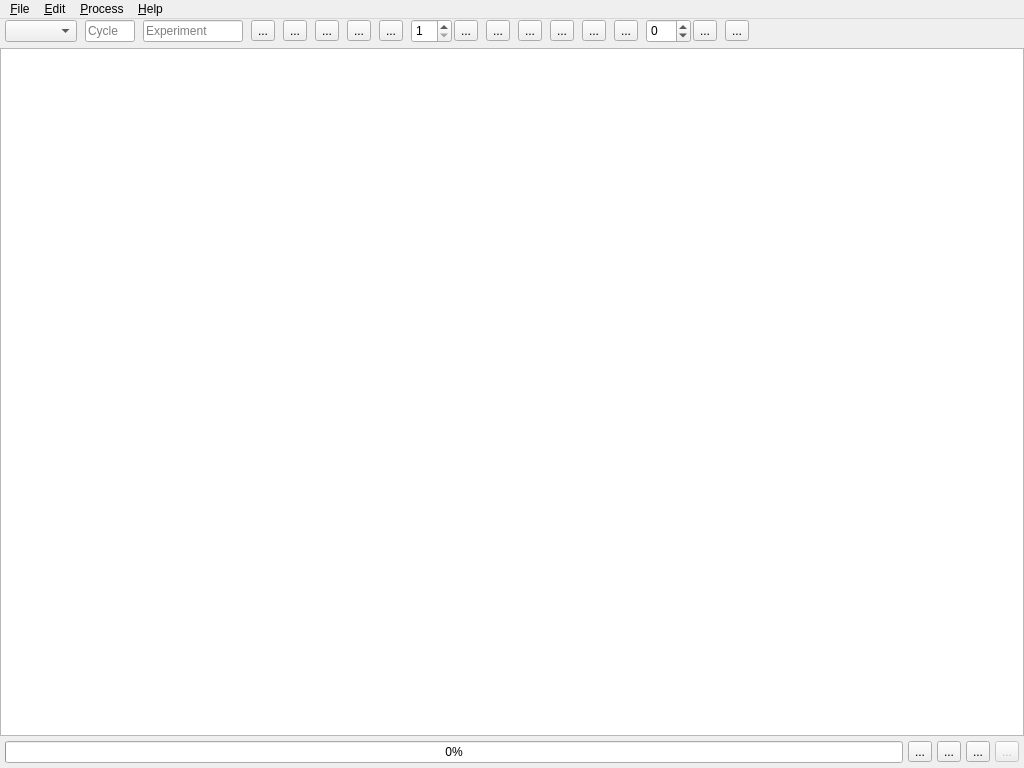
<?xml version="1.0" encoding="UTF-8"?>
<ui version="4.0">
 <class>MainWindow</class>
 <widget class="QMainWindow" name="MainWindow">
  <property name="geometry">
   <rect>
    <x>0</x>
    <y>0</y>
    <width>1024</width>
    <height>768</height>
   </rect>
  </property>
  <property name="minimumSize">
   <size>
    <width>1024</width>
    <height>768</height>
   </size>
  </property>
  <property name="windowTitle">
   <string>DrILL - Data Reduction for ILL[*]</string>
  </property>
  <property name="styleSheet">
   <string notr="true"/>
  </property>
  <widget class="QWidget" name="centralwidget">
   <property name="styleSheet">
    <string notr="true"/>
   </property>
   <layout class="QVBoxLayout" name="verticalLayout" stretch="0,1,0">
    <property name="spacing">
     <number>5</number>
    </property>
    <property name="leftMargin">
     <number>0</number>
    </property>
    <property name="topMargin">
     <number>0</number>
    </property>
    <property name="rightMargin">
     <number>0</number>
    </property>
    <property name="bottomMargin">
     <number>5</number>
    </property>
    <item>
     <layout class="QHBoxLayout" name="toolbar">
      <property name="spacing">
       <number>8</number>
      </property>
      <property name="leftMargin">
       <number>5</number>
      </property>
      <property name="topMargin">
       <number>0</number>
      </property>
      <property name="rightMargin">
       <number>5</number>
      </property>
      <property name="bottomMargin">
       <number>0</number>
      </property>
      <item>
       <widget class="QComboBox" name="modeSelector">
        <property name="toolTip">
         <string>Acquisition mode</string>
        </property>
        <property name="sizeAdjustPolicy">
         <enum>QComboBox::AdjustToContents</enum>
        </property>
       </widget>
      </item>
      <item>
       <widget class="QLineEdit" name="cycleNumber">
        <property name="minimumSize">
         <size>
          <width>0</width>
          <height>0</height>
         </size>
        </property>
        <property name="maximumSize">
         <size>
          <width>50</width>
          <height>16777215</height>
         </size>
        </property>
        <property name="toolTip">
         <string>Cycle number</string>
        </property>
        <property name="placeholderText">
         <string>Cycle</string>
        </property>
       </widget>
      </item>
      <item>
       <widget class="QLineEdit" name="experimentId">
        <property name="maximumSize">
         <size>
          <width>100</width>
          <height>16777215</height>
         </size>
        </property>
        <property name="toolTip">
         <string>Experiment ID</string>
        </property>
        <property name="placeholderText">
         <string>Experiment</string>
        </property>
       </widget>
      </item>
      <item>
       <widget class="QToolButton" name="datadirs">
        <property name="toolTip">
         <string>Manage data directories</string>
        </property>
        <property name="text">
         <string>...</string>
        </property>
       </widget>
      </item>
      <item>
       <widget class="QToolButton" name="settings">
        <property name="toolTip">
         <string>Settings window</string>
        </property>
        <property name="text">
         <string>...</string>
        </property>
       </widget>
      </item>
      <item>
       <widget class="QToolButton" name="export">
        <property name="toolTip">
         <string>Export settings window</string>
        </property>
        <property name="text">
         <string>...</string>
        </property>
       </widget>
      </item>
      <item>
       <widget class="QToolButton" name="load">
        <property name="toolTip">
         <string>Load rundex</string>
        </property>
        <property name="text">
         <string>...</string>
        </property>
       </widget>
      </item>
      <item>
       <widget class="QToolButton" name="save">
        <property name="toolTip">
         <string>Save rundex</string>
        </property>
        <property name="text">
         <string>...</string>
        </property>
       </widget>
      </item>
      <item>
       <layout class="QHBoxLayout" name="horizontalLayout_4">
        <property name="spacing">
         <number>2</number>
        </property>
        <item>
         <widget class="QSpinBox" name="nrows">
          <property name="minimumSize">
           <size>
            <width>0</width>
            <height>24</height>
           </size>
          </property>
          <property name="maximumSize">
           <size>
            <width>16777215</width>
            <height>24</height>
           </size>
          </property>
          <property name="toolTip">
           <string>Number of row</string>
          </property>
          <property name="minimum">
           <number>1</number>
          </property>
         </widget>
        </item>
        <item>
         <widget class="QToolButton" name="addrow">
          <property name="toolTip">
           <string>Add row(s)</string>
          </property>
          <property name="text">
           <string>...</string>
          </property>
         </widget>
        </item>
       </layout>
      </item>
      <item>
       <widget class="QToolButton" name="deleterow">
        <property name="minimumSize">
         <size>
          <width>0</width>
          <height>1</height>
         </size>
        </property>
        <property name="toolTip">
         <string>Delete selected row(s)</string>
        </property>
        <property name="text">
         <string>...</string>
        </property>
       </widget>
      </item>
      <item>
       <widget class="QToolButton" name="cut">
        <property name="toolTip">
         <string>Cut selected cell(s)</string>
        </property>
        <property name="text">
         <string>...</string>
        </property>
       </widget>
      </item>
      <item>
       <widget class="QToolButton" name="copy">
        <property name="minimumSize">
         <size>
          <width>0</width>
          <height>0</height>
         </size>
        </property>
        <property name="toolTip">
         <string>Copy selected cell(s)</string>
        </property>
        <property name="text">
         <string>...</string>
        </property>
       </widget>
      </item>
      <item>
       <widget class="QToolButton" name="paste">
        <property name="minimumSize">
         <size>
          <width>0</width>
          <height>0</height>
         </size>
        </property>
        <property name="toolTip">
         <string>Paste cell(s)</string>
        </property>
        <property name="text">
         <string>...</string>
        </property>
       </widget>
      </item>
      <item>
       <widget class="QToolButton" name="erase">
        <property name="minimumSize">
         <size>
          <width>0</width>
          <height>0</height>
         </size>
        </property>
        <property name="toolTip">
         <string>Erase selected cell(s)</string>
        </property>
        <property name="text">
         <string>...</string>
        </property>
       </widget>
      </item>
      <item>
       <layout class="QHBoxLayout" name="horizontalLayout_3">
        <property name="spacing">
         <number>2</number>
        </property>
        <item>
         <widget class="QSpinBox" name="increment">
          <property name="minimumSize">
           <size>
            <width>0</width>
            <height>24</height>
           </size>
          </property>
          <property name="maximumSize">
           <size>
            <width>16777215</width>
            <height>24</height>
           </size>
          </property>
          <property name="toolTip">
           <string>Increment value</string>
          </property>
          <property name="buttonSymbols">
           <enum>QAbstractSpinBox::UpDownArrows</enum>
          </property>
          <property name="showGroupSeparator" stdset="0">
           <bool>false</bool>
          </property>
          <property name="minimum">
           <number>-99</number>
          </property>
         </widget>
        </item>
        <item>
         <widget class="QToolButton" name="fill">
          <property name="toolTip">
           <string>Fill increment of selected cells</string>
          </property>
          <property name="text">
           <string>...</string>
          </property>
         </widget>
        </item>
       </layout>
      </item>
      <item>
       <widget class="QToolButton" name="help">
        <property name="sizePolicy">
         <sizepolicy hsizetype="Fixed" vsizetype="Fixed">
          <horstretch>0</horstretch>
          <verstretch>0</verstretch>
         </sizepolicy>
        </property>
        <property name="toolTip">
         <string>Help</string>
        </property>
        <property name="text">
         <string>...</string>
        </property>
       </widget>
      </item>
      <item>
       <spacer name="horizontalSpacer">
        <property name="orientation">
         <enum>Qt::Horizontal</enum>
        </property>
        <property name="sizeHint" stdset="0">
         <size>
          <width>40</width>
          <height>20</height>
         </size>
        </property>
       </spacer>
      </item>
      <item>
       <widget class="QLabel" name="label">
        <property name="sizePolicy">
         <sizepolicy hsizetype="Fixed" vsizetype="Fixed">
          <horstretch>0</horstretch>
          <verstretch>0</verstretch>
         </sizepolicy>
        </property>
        <property name="maximumSize">
         <size>
          <width>40</width>
          <height>40</height>
         </size>
        </property>
        <property name="text">
         <string/>
        </property>
        <property name="pixmap">
         <pixmap>../../../../../../images/ILL_logo.png</pixmap>
        </property>
        <property name="scaledContents">
         <bool>true</bool>
        </property>
        <property name="alignment">
         <set>Qt::AlignCenter</set>
        </property>
       </widget>
      </item>
     </layout>
    </item>
    <item>
     <widget class="DrillTableWidget" name="table">
      <attribute name="horizontalHeaderStretchLastSection">
       <bool>true</bool>
      </attribute>
     </widget>
    </item>
    <item>
     <layout class="QHBoxLayout" name="footer">
      <property name="leftMargin">
       <number>5</number>
      </property>
      <property name="rightMargin">
       <number>5</number>
      </property>
      <item>
       <widget class="QProgressBar" name="progressBar">
        <property name="value">
         <number>0</number>
        </property>
       </widget>
      </item>
      <item>
       <widget class="QToolButton" name="processRows">
        <property name="toolTip">
         <string>Process selected row(s)</string>
        </property>
        <property name="text">
         <string>...</string>
        </property>
       </widget>
      </item>
      <item>
       <widget class="QToolButton" name="buttonProcessGroup">
        <property name="toolTip">
         <string>Process selected group(s)</string>
        </property>
        <property name="text">
         <string>...</string>
        </property>
       </widget>
      </item>
      <item>
       <widget class="QToolButton" name="buttonProcessAll">
        <property name="toolTip">
         <string>Process all</string>
        </property>
        <property name="text">
         <string>...</string>
        </property>
       </widget>
      </item>
      <item>
       <widget class="QToolButton" name="stop">
        <property name="enabled">
         <bool>false</bool>
        </property>
        <property name="toolTip">
         <string>Stop processing</string>
        </property>
        <property name="text">
         <string>...</string>
        </property>
       </widget>
      </item>
     </layout>
    </item>
   </layout>
  </widget>
  <widget class="QMenuBar" name="menubar">
   <property name="geometry">
    <rect>
     <x>0</x>
     <y>0</y>
     <width>1024</width>
     <height>25</height>
    </rect>
   </property>
   <widget class="QMenu" name="menuFile">
    <property name="title">
     <string>&amp;File</string>
    </property>
    <addaction name="actionNew"/>
    <addaction name="actionLoadRundex"/>
    <addaction name="actionSaveAs"/>
    <addaction name="actionSave"/>
    <addaction name="actionManageDirectories"/>
    <addaction name="actionSettings"/>
    <addaction name="separator"/>
    <addaction name="actionClose"/>
   </widget>
   <widget class="QMenu" name="menuProcess">
    <property name="title">
     <string>&amp;Edit</string>
    </property>
    <widget class="QMenu" name="menuRow_s">
     <property name="title">
      <string>&amp;Row(s)</string>
     </property>
     <addaction name="actionAddRow"/>
     <addaction name="actionDelRow"/>
     <addaction name="actionCopyRow"/>
     <addaction name="actionCutRow"/>
     <addaction name="actionPasteRow"/>
    </widget>
    <widget class="QMenu" name="menuColumns_s">
     <property name="title">
      <string>&amp;Columns(s)</string>
     </property>
     <widget class="QMenu" name="menuAddRemoveColumn">
      <property name="title">
       <string>&amp;Add/remove column</string>
      </property>
     </widget>
     <addaction name="menuAddRemoveColumn"/>
    </widget>
    <widget class="QMenu" name="menuCell_s">
     <property name="title">
      <string>Cell(&amp;s)</string>
     </property>
     <addaction name="actionErase"/>
    </widget>
    <addaction name="menuColumns_s"/>
    <addaction name="menuRow_s"/>
    <addaction name="menuCell_s"/>
   </widget>
   <widget class="QMenu" name="menuProcess_2">
    <property name="title">
     <string>&amp;Process</string>
    </property>
    <addaction name="actionProcessRow"/>
    <addaction name="actionProcessGroup"/>
    <addaction name="actionProcessAll_2"/>
    <addaction name="actionStopProcessing"/>
   </widget>
   <widget class="QMenu" name="menuHelp">
    <property name="title">
     <string>&amp;Help</string>
    </property>
    <addaction name="actionHelp"/>
   </widget>
   <addaction name="menuFile"/>
   <addaction name="menuProcess"/>
   <addaction name="menuProcess_2"/>
   <addaction name="menuHelp"/>
  </widget>
  <action name="actionLoadRundex">
   <property name="text">
    <string>&amp;Load rundex</string>
   </property>
   <property name="shortcut">
    <string>Ctrl+O</string>
   </property>
  </action>
  <action name="actionProcessSelected">
   <property name="text">
    <string>Process selected row(s)</string>
   </property>
  </action>
  <action name="actionProcessAll">
   <property name="text">
    <string>Process selected rows</string>
   </property>
  </action>
  <action name="actionSaveAs">
   <property name="text">
    <string>&amp;Save rundex as</string>
   </property>
  </action>
  <action name="actionManageDirectories">
   <property name="text">
    <string>&amp;Manage data directories</string>
   </property>
   <property name="shortcut">
    <string>Ctrl+D</string>
   </property>
  </action>
  <action name="actionSettings">
   <property name="text">
    <string>S&amp;ettings</string>
   </property>
  </action>
  <action name="actionProcessRow">
   <property name="text">
    <string>&amp;Process select row(s)</string>
   </property>
  </action>
  <action name="actionProcessAll_2">
   <property name="text">
    <string>Process all &amp;rows</string>
   </property>
  </action>
  <action name="actionStopProcessing">
   <property name="text">
    <string>&amp;Stop processing</string>
   </property>
  </action>
  <action name="actionCopyRow">
   <property name="text">
    <string>&amp;Copy selected row(s)</string>
   </property>
  </action>
  <action name="actionCutRow">
   <property name="text">
    <string>Cut &amp;selected row(s)</string>
   </property>
  </action>
  <action name="actionPasteRow">
   <property name="text">
    <string>&amp;Paste row(s)</string>
   </property>
  </action>
  <action name="actionErase">
   <property name="text">
    <string>&amp;Erase selected cell(s)</string>
   </property>
  </action>
  <action name="actionAddRow">
   <property name="text">
    <string>&amp;Add a row</string>
   </property>
  </action>
  <action name="actionDelRow">
   <property name="text">
    <string>&amp;Remove selected row(s)</string>
   </property>
  </action>
  <action name="actionSave">
   <property name="text">
    <string>Save &amp;rundex</string>
   </property>
   <property name="shortcut">
    <string>Ctrl+S</string>
   </property>
  </action>
  <action name="actionClose">
   <property name="text">
    <string>&amp;Close</string>
   </property>
   <property name="shortcut">
    <string>Ctrl+Q</string>
   </property>
  </action>
  <action name="actionHelp">
   <property name="text">
    <string>&amp;DrILL help</string>
   </property>
  </action>
  <action name="actiona">
   <property name="text">
    <string>a</string>
   </property>
  </action>
  <action name="actionNew">
   <property name="text">
    <string>&amp;New</string>
   </property>
   <property name="shortcut">
    <string>Ctrl+N</string>
   </property>
  </action>
  <action name="actionProcessGroup">
   <property name="text">
    <string>Process selected &amp;group(s)</string>
   </property>
  </action>
 </widget>
 <customwidgets>
  <customwidget>
   <class>DrillTableWidget</class>
   <extends>QTableWidget</extends>
   <header>Interface.ui.drill.view.DrillTableWidget</header>
  </customwidget>
 </customwidgets>
 <resources/>
 <connections/>
</ui>
